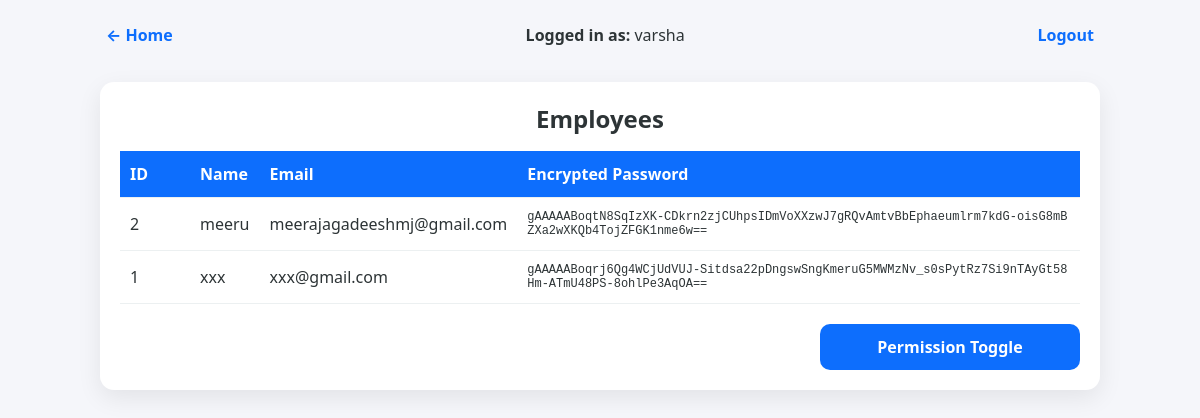
The page /admin_dashboard (signed in) on the database its author committed.
### tables this page shows
CREATE TABLE employee (
            id INTEGER PRIMARY KEY AUTOINCREMENT,
            name TEXT NOT NULL,
            email TEXT UNIQUE NOT NULL,
            password TEXT NOT NULL
        );

### app.py (the view)
@app.route("/admin_dashboard")
def admin_dashboard():
    if "admin_email" not in session:
        return redirect(url_for("admin_login"))
    conn=get_conn()
    cur=conn.cursor()
    cur.execute("SELECT id,name,email,password FROM employee ORDER BY id DESC")
    employees=cur.fetchall()
    cur.execute("""
        SELECT t2.id as t2_id, t2.t1_id, t2.received_payload, t2.signature, t2.received_at,
               t3.status as latest_status, t3.note as latest_note
        FROM t2
        LEFT JOIN (
            SELECT t1_id, status, note, MAX(ts) as mts
            FROM t3
            GROUP BY t1_id
        ) t3 ON t2.t1_id = t3.t1_id
        ORDER BY t2.id DESC
    """)
    t2_entries=cur.fetchall()
    conn.close()
    return render_template("admin_dashboard.html",
                           employees=employees,
                           t2_entries=t2_entries,
                           admin_name=session.get("admin_username","Admin"))

### app.py (called while the page is built)
def get_conn():
    conn = sqlite3.connect(DB_PATH, check_same_thread=False)
    conn.row_factory = sqlite3.Row
    return conn

### templates/admin_dashboard.html (shortened to what this page needs)
<!doctype html>
<html lang="en">
<head>
  <link rel="stylesheet" href="{{ url_for('static', filename='style.css') }}">
</head>
<body>
  <div class="nav">
    <div><a href="{{ url_for('index') }}">← Home</a></div>
    <div><strong>Logged in as:</strong> {{ admin_name }}</div>
    <div><a href="{{ url_for('admin_logout') }}">Logout</a></div>
  </div>
  <div class="table-wrap">
    <h2>Employees</h2>
    <table>
      <thead>
        <tr>
          <th style="width:70px;">ID</th>
          <th>Name</th>
          <th>Email</th>
          <th>Encrypted Password</th>
        </tr>
      </thead>
      <tbody>
        {% for e in employees %}
        <tr>
          <td>{{ e[0] }}</td>
          <td>{{ e[1] }}</td>
          <td>{{ e[2] }}</td>
          <td class="code">{{ e[3] }}</td>
        </tr>
        {% endfor %}
      </tbody>
    </table>
    <div style="margin-top:20px; display:flex; gap:10px; justify-content:flex-end;">
      <a class="btn" style="max-width:260px;" href="{{ url_for('popup_permission') }}">Permission Toggle</a>
    </div>
  </div>
</body>
</html>

### static/style.css (style rules this page uses)
:root { --bg: #f5f6fa; --card: #ffffff; --text: #2d3436; --muted: #636e72; --primary: #0d6efd; --primary-2: #4c8dfd; --danger: #e74c3c; --success: #2ecc71; }
* { box-sizing: border-box; }
body { margin: 0; font-family: system-ui, -apple-system, Segoe UI, Roboto, Arial, sans-serif; background: var(--bg); color: var(--text); }
h1, h2, h3 { margin: 0 0 16px; }
button, .btn { display: inline-block; width: 100%; padding: 12px 16px; border: none; background: var(--primary); color: #fff; border-radius: 10px; font-weight: 600; cursor: pointer; text-decoration: none; text-align: center; }
.table-wrap { width: 94%; max-width: 1000px; margin: 60px auto; background: var(--card); border-radius: 14px; box-shadow: 0 8px 24px rgba(0,0,0,.08); padding: 20px; }
.table-wrap h2 { text-align: center; margin-bottom: 16px; }
table { width: 100%; border-collapse: collapse; }
th, td { padding: 12px 10px; border-bottom: 1px solid #ecf0f1; text-align: left; }
th { background: var(--primary); color: #fff; position: sticky; top: 0; }
td.code { font-family: ui-monospace, SFMono-Regular, Menlo, Consolas, monospace; font-size: 12px; word-break: break-all; }
.nav { width: 100%; max-width: 1000px; margin: 24px auto -24px; display: flex; justify-content: space-between; align-items: center; padding: 0 6px; }
.nav a { text-decoration: none; color: var(--primary); font-weight: 700; }

### rows shown on the page
employee: id "2", name "meeru", email "meerajagadeeshmj@gmail.com", password "gAAAAABoqtN8SqIzXK-CDkrn2zjCUhpsIDmVoXXzwJ7gRQvAmtvBbEphaeumlrm7kdG-oisG8mBZXa2wXKQb4TojZFGK1nme6w=="
employee: id "1", name "xxx", email "xxx@gmail.com", password "gAAAAABoqrj6Qg4WCjUdVUJ-Sitdsa22pDngswSngKmeruG5MWMzNv_s0sPytRz7Si9nTAyGt58Hm-ATmU48PS-8ohlPe3AqOA=="

### other values the page prints
{{ admin_name }} "varsha"
